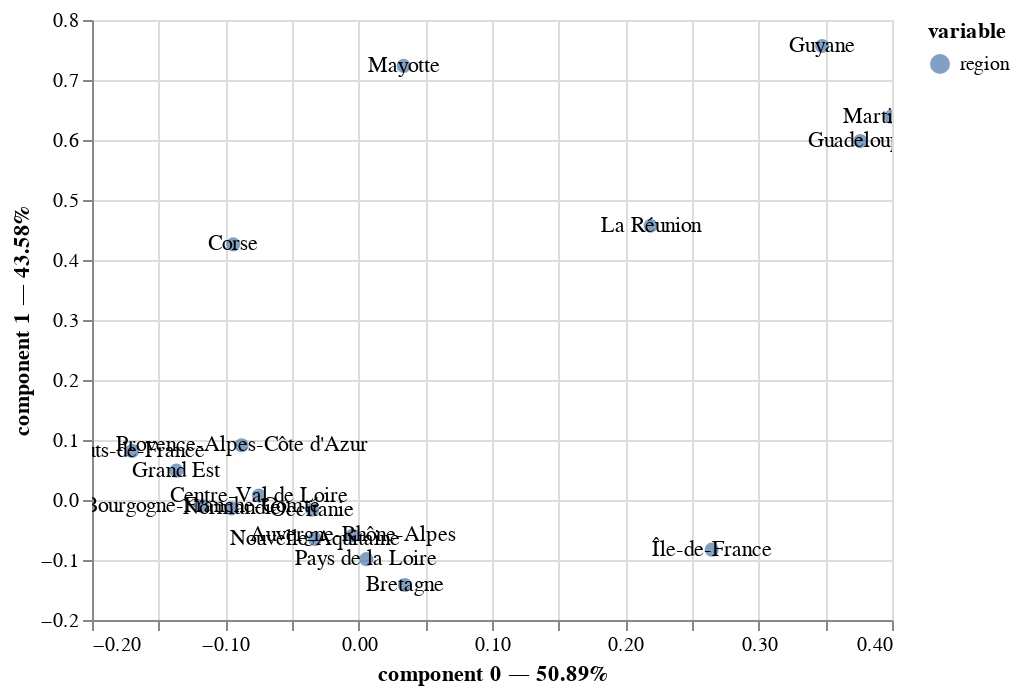

The cell this chart's notebook holds for it:
### Code cell
ca.plot(
    dataset,
    x_component=0,
    y_component=1,
    show_row_markers=True,
    show_column_markers=False,
    show_row_labels=True,
    show_column_labels=False
)

### Figure 1 — Vega-Lite specification as saved in the notebook (floating-point values rounded to 4 significant figures)
{"config": {"view": {"continuousWidth": 400, "continuousHeight": 300}}, "layer": [{"mark": {"type": "circle", "size": 50}, "encoding": {"color": {"field": "variable", "type": "nominal"}, "tooltip": [{"field": "variable", "type": "nominal"}, {"field": "value", "type": "nominal"}, {"field": "component 0", "type": "quantitative"}, {"field": "component 1", "type": "quantitative"}], "x": {"axis": {"title": "component 0 — 50.89%"}, "field": "component 0", "scale": {"zero": false}, "type": "quantitative"}, "y": {"axis": {"title": "component 1 — 43.58%"}, "field": "component 1", "scale": {"zero": false}, "type": "quantitative"}}, "selection": {"selector008": {"type": "interval", "bind": "scales", "encodings": ["x", "y"]}}}, {"mark": "text", "encoding": {"text": {"field": "label", "type": "nominal"}, "x": {"axis": {"title": "component 0 — 50.89%"}, "field": "component 0", "scale": {"zero": false}, "type": "quantitative"}, "y": {"axis": {"title": "component 1 — 43.58%"}, "field": "component 1", "scale": {"zero": false}, "type": "quantitative"}}}], "data": {"name": "data-09ca03f63695bba0069bddd7b8d1f951"}, "$schema": "https://vega.github.io/schema/vega-lite/v4.17.0.json", "datasets": {"data-09ca03f63695bba0069bddd7b8d1f951": [{"component 0": -0.004508, "component 1": -0.05911, "component 2": 0.005234, "variable": "region", "value": "Auvergne-Rhône-Alpes", "label": "Auvergne-Rhône-Alpes"}, {"component 0": -0.1175, "component 1": -0.009929, "component 2": 0.01232, "variable": "region", "value": "Bourgogne-Franche-Comté", "label": "Bourgogne-Franche-Comté"}, {"component 0": 0.03466, "component 1": -0.1417, "component 2": -0.06943, "variable": "region", "value": "Bretagne", "label": "Bretagne"}, {"component 0": -0.07481, "component 1": 0.007403, "component 2": -0.04085, "variable": "region", "value": "Centre-Val de Loire", "label": "Centre-Val de Loire"}, {"component 0": -0.0941, "component 1": 0.426, "component 2": -0.1268, "variable": "region", "value": "Corse", "label": "Corse"}, {"component 0": -0.1367, "component 1": 0.04893, "component 2": -0.02607, "variable": "region", "value": "Grand Est", "label": "Grand Est"}, {"component 0": 0.3762, "component 1": 0.5982, "component 2": 0.01076, "variable": "region", "value": "Guadeloupe", "label": "Guadeloupe"}, {"component 0": 0.3475, "component 1": 0.7567, "component 2": -0.1509, "variable": "region", "value": "Guyane", "label": "Guyane"}, {"component 0": -0.1699, "component 1": 0.08187, "component 2": 0.02748, "variable": "region", "value": "Hauts-de-France", "label": "Hauts-de-France"}, {"component 0": 0.2189, "component 1": 0.457, "component 2": 0.01885, "variable": "region", "value": "La Réunion", "label": "La Réunion"}, {"component 0": 0.3992, "component 1": 0.6387, "component 2": -0.07386, "variable": "region", "value": "Martinique", "label": "Martinique"}, {"component 0": 0.03372, "component 1": 0.7234, "component 2": -0.1928, "variable": "region", "value": "Mayotte", "label": "Mayotte"}, {"component 0": -0.09535, "component 1": -0.01399, "component 2": -0.03064, "variable": "region", "value": "Normandie", "label": "Normandie"}, {"component 0": -0.03274, "component 1": -0.06513, "component 2": -0.002752, "variable": "region", "value": "Nouvelle-Aquitaine", "label": "Nouvelle-Aquitaine"}, {"component 0": -0.03495, "component 1": -0.01622, "component 2": 0.09256, "variable": "region", "value": "Occitanie", "label": "Occitanie"}, {"component 0": 0.005734, "component 1": -0.09858, "component 2": -0.1013, "variable": "region", "value": "Pays de la Loire", "label": "Pays de la Loire"}, {"component 0": -0.08784, "component 1": 0.09124, "component 2": 0.02787, "variable": "region", "value": "Provence-Alpes-Côte d'Azur", "label": "Provence-Alpes-Côte d'Azur"}, {"component 0": 0.2648, "component 1": -0.08282, "component 2": 0.01883, "variable": "region", "value": "Île-de-France", "label": "Île-de-France"}]}}
